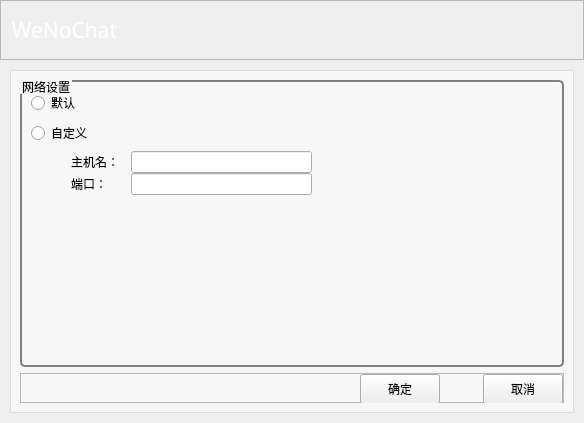
<?xml version="1.0" encoding="UTF-8"?>
<ui version="4.0">
 <class>NetSet</class>
 <widget class="QWidget" name="NetSet">
  <property name="geometry">
   <rect>
    <x>0</x>
    <y>0</y>
    <width>584</width>
    <height>423</height>
   </rect>
  </property>
  <property name="windowTitle">
   <string>Form</string>
  </property>
  <property name="styleSheet">
   <string notr="true">*{
font-family: &quot;微软雅黑&quot;;
font-style:MingLiU-ExtB;
}
QFrame#frame{
border:sold 10px rgba(0,0,0);
background-image: url(:/assets/loginbackground.png);
}

QCheckBox{
background:rgba(85,170,255,0);
color:white;
}</string>
  </property>
  <layout class="QGridLayout" name="gridLayout">
   <property name="leftMargin">
    <number>0</number>
   </property>
   <property name="topMargin">
    <number>0</number>
   </property>
   <property name="rightMargin">
    <number>0</number>
   </property>
   <property name="bottomMargin">
    <number>0</number>
   </property>
   <property name="spacing">
    <number>0</number>
   </property>
   <item row="0" column="0">
    <widget class="QFrame" name="frame">
     <property name="enabled">
      <bool>true</bool>
     </property>
     <property name="maximumSize">
      <size>
       <width>16777215</width>
       <height>16777215</height>
      </size>
     </property>
     <property name="frameShape">
      <enum>QFrame::StyledPanel</enum>
     </property>
     <property name="frameShadow">
      <enum>QFrame::Raised</enum>
     </property>
     <layout class="QGridLayout" name="gridLayout_3">
      <property name="leftMargin">
       <number>0</number>
      </property>
      <property name="topMargin">
       <number>0</number>
      </property>
      <property name="rightMargin">
       <number>0</number>
      </property>
      <property name="bottomMargin">
       <number>0</number>
      </property>
      <property name="spacing">
       <number>0</number>
      </property>
      <item row="0" column="0">
       <widget class="QFrame" name="titleFrame">
        <property name="maximumSize">
         <size>
          <width>16777215</width>
          <height>60</height>
         </size>
        </property>
        <property name="frameShape">
         <enum>QFrame::StyledPanel</enum>
        </property>
        <property name="frameShadow">
         <enum>QFrame::Raised</enum>
        </property>
        <layout class="QHBoxLayout" name="horizontalLayout_2">
         <property name="spacing">
          <number>0</number>
         </property>
         <property name="leftMargin">
          <number>0</number>
         </property>
         <property name="topMargin">
          <number>0</number>
         </property>
         <property name="rightMargin">
          <number>0</number>
         </property>
         <property name="bottomMargin">
          <number>0</number>
         </property>
         <item>
          <widget class="QLabel" name="label">
           <property name="maximumSize">
            <size>
             <width>16777215</width>
             <height>60</height>
            </size>
           </property>
           <property name="font">
            <font>
             <family>微软雅黑</family>
             <pointsize>16</pointsize>
            </font>
           </property>
           <property name="styleSheet">
            <string notr="true">color: rgb(255, 255, 255);
font-size: 16pt;</string>
           </property>
           <property name="text">
            <string extracomment="无功能label，可以换成其他字或者图片">  WeNoChat</string>
           </property>
          </widget>
         </item>
         <item>
          <layout class="QVBoxLayout" name="verticalLayout_2">
           <property name="spacing">
            <number>0</number>
           </property>
           <item>
            <layout class="QHBoxLayout" name="horizontalLayout_3">
             <property name="spacing">
              <number>0</number>
             </property>
             <property name="sizeConstraint">
              <enum>QLayout::SetDefaultConstraint</enum>
             </property>
             <item>
              <spacer name="horizontalSpacer_4">
               <property name="orientation">
                <enum>Qt::Horizontal</enum>
               </property>
               <property name="sizeHint" stdset="0">
                <size>
                 <width>40</width>
                 <height>20</height>
                </size>
               </property>
              </spacer>
             </item>
             <item>
              <widget class="QPushButton" name="hideButton">
               <property name="minimumSize">
                <size>
                 <width>40</width>
                 <height>40</height>
                </size>
               </property>
               <property name="styleSheet">
                <string notr="true">QPushButton{
background: rgba(255, 255, 255, 0);
color:rgb(220, 220, 220);
border-style:outset;
border-radius:10px;
font-style:MingLiU-ExtB;
}
QPushButton:hover{
background: rgba(212, 212, 212, 100);
border-style:inset;
}
QPushButton:pressed{
background: rgba(212, 212, 212, 255);
border-style:inset;
}
</string>
               </property>
               <property name="text">
                <string/>
               </property>
               <property name="icon">
                <iconset resource="../uires.qrc">
                 <normaloff>:/assets/minimize.png</normaloff>:/assets/minimize.png</iconset>
               </property>
              </widget>
             </item>
             <item>
              <widget class="QPushButton" name="closeButton">
               <property name="enabled">
                <bool>true</bool>
               </property>
               <property name="minimumSize">
                <size>
                 <width>40</width>
                 <height>40</height>
                </size>
               </property>
               <property name="maximumSize">
                <size>
                 <width>16777215</width>
                 <height>16777215</height>
                </size>
               </property>
               <property name="styleSheet">
                <string notr="true">QPushButton{
background: rgba(255, 255, 255, 0);
color:rgb(220, 220, 220);
border-style:outset;
border-radius:10px;
font-style:MingLiU-ExtB;
}
QPushButton:hover{
background: rgba(255, 0, 0, 100);
border-style:inset;
}
QPushButton:pressed{
background: rgba(255, 0, 0, 255);
border-style:inset;
}
</string>
               </property>
               <property name="text">
                <string/>
               </property>
               <property name="icon">
                <iconset resource="../uires.qrc">
                 <normaloff>:/assets/cross.png</normaloff>:/assets/cross.png</iconset>
               </property>
              </widget>
             </item>
            </layout>
           </item>
           <item>
            <spacer name="verticalSpacer_4">
             <property name="orientation">
              <enum>Qt::Vertical</enum>
             </property>
             <property name="sizeType">
              <enum>QSizePolicy::Expanding</enum>
             </property>
             <property name="sizeHint" stdset="0">
              <size>
               <width>20</width>
               <height>20</height>
              </size>
             </property>
            </spacer>
           </item>
          </layout>
         </item>
        </layout>
       </widget>
      </item>
      <item row="1" column="0">
       <layout class="QGridLayout" name="gridLayout_2">
        <property name="leftMargin">
         <number>10</number>
        </property>
        <property name="topMargin">
         <number>10</number>
        </property>
        <property name="rightMargin">
         <number>10</number>
        </property>
        <property name="bottomMargin">
         <number>10</number>
        </property>
        <item row="0" column="0">
         <widget class="QFrame" name="settingFrame">
          <property name="minimumSize">
           <size>
            <width>0</width>
            <height>0</height>
           </size>
          </property>
          <property name="maximumSize">
           <size>
            <width>16777215</width>
            <height>16777215</height>
           </size>
          </property>
          <property name="styleSheet">
           <string notr="true">QFrame#settingFrame{
background-color: rgba(255, 255, 255, 130);
}
QGroupBox {
border: 2px solid gray;
border-radius: 5px;
margin-top:2ex
}
QGroupBox::title{
subcontrol-origin: margin;
subcontrol-position: top left;
left: 3ex;   
}
</string>
          </property>
          <property name="frameShape">
           <enum>QFrame::StyledPanel</enum>
          </property>
          <property name="frameShadow">
           <enum>QFrame::Raised</enum>
          </property>
          <layout class="QVBoxLayout" name="verticalLayout">
           <item>
            <widget class="QGroupBox" name="groupBox">
             <property name="styleSheet">
              <string notr="true"/>
             </property>
             <property name="title">
              <string>网络设置</string>
             </property>
             <layout class="QVBoxLayout" name="verticalLayout_5">
              <item>
               <layout class="QVBoxLayout" name="verticalLayout_4">
                <item>
                 <widget class="QRadioButton" name="radioButton">
                  <property name="text">
                   <string>默认</string>
                  </property>
                 </widget>
                </item>
                <item>
                 <widget class="QRadioButton" name="radioButton_2">
                  <property name="text">
                   <string>自定义</string>
                  </property>
                 </widget>
                </item>
                <item>
                 <layout class="QHBoxLayout" name="horizontalLayout_6">
                  <property name="spacing">
                   <number>0</number>
                  </property>
                  <item>
                   <spacer name="horizontalSpacer">
                    <property name="orientation">
                     <enum>Qt::Horizontal</enum>
                    </property>
                    <property name="sizeType">
                     <enum>QSizePolicy::Fixed</enum>
                    </property>
                    <property name="sizeHint" stdset="0">
                     <size>
                      <width>40</width>
                      <height>20</height>
                     </size>
                    </property>
                   </spacer>
                  </item>
                  <item>
                   <layout class="QVBoxLayout" name="verticalLayout_3">
                    <item>
                     <layout class="QHBoxLayout" name="horizontalLayout">
                      <item>
                       <widget class="QLabel" name="label_2">
                        <property name="minimumSize">
                         <size>
                          <width>60</width>
                          <height>0</height>
                         </size>
                        </property>
                        <property name="text">
                         <string>主机名：</string>
                        </property>
                       </widget>
                      </item>
                      <item>
                       <widget class="QLineEdit" name="hostNameEdit"/>
                      </item>
                     </layout>
                    </item>
                    <item>
                     <layout class="QHBoxLayout" name="horizontalLayout_5">
                      <item>
                       <widget class="QLabel" name="label_3">
                        <property name="minimumSize">
                         <size>
                          <width>60</width>
                          <height>0</height>
                         </size>
                        </property>
                        <property name="text">
                         <string>端口：</string>
                        </property>
                       </widget>
                      </item>
                      <item>
                       <widget class="QLineEdit" name="portEdit"/>
                      </item>
                     </layout>
                    </item>
                   </layout>
                  </item>
                  <item>
                   <spacer name="horizontalSpacer_2">
                    <property name="orientation">
                     <enum>Qt::Horizontal</enum>
                    </property>
                    <property name="sizeHint" stdset="0">
                     <size>
                      <width>40</width>
                      <height>20</height>
                     </size>
                    </property>
                   </spacer>
                  </item>
                 </layout>
                </item>
               </layout>
              </item>
              <item>
               <spacer name="verticalSpacer">
                <property name="orientation">
                 <enum>Qt::Vertical</enum>
                </property>
                <property name="sizeHint" stdset="0">
                 <size>
                  <width>20</width>
                  <height>40</height>
                 </size>
                </property>
               </spacer>
              </item>
             </layout>
             <zorder>layoutWidget</zorder>
             <zorder>layoutWidget</zorder>
             <zorder>radioButton</zorder>
             <zorder>radioButton_2</zorder>
             <zorder>horizontalSpacer</zorder>
             <zorder>verticalSpacer</zorder>
            </widget>
           </item>
           <item>
            <widget class="QFrame" name="buttonsFrame">
             <property name="maximumSize">
              <size>
               <width>16777215</width>
               <height>30</height>
              </size>
             </property>
             <property name="frameShape">
              <enum>QFrame::StyledPanel</enum>
             </property>
             <property name="frameShadow">
              <enum>QFrame::Raised</enum>
             </property>
             <layout class="QHBoxLayout" name="horizontalLayout_4">
              <property name="spacing">
               <number>43</number>
              </property>
              <property name="leftMargin">
               <number>0</number>
              </property>
              <property name="topMargin">
               <number>0</number>
              </property>
              <property name="rightMargin">
               <number>0</number>
              </property>
              <property name="bottomMargin">
               <number>0</number>
              </property>
              <item>
               <spacer name="horizontalSpacer_5">
                <property name="orientation">
                 <enum>Qt::Horizontal</enum>
                </property>
                <property name="sizeHint" stdset="0">
                 <size>
                  <width>40</width>
                  <height>20</height>
                 </size>
                </property>
               </spacer>
              </item>
              <item>
               <widget class="QPushButton" name="okButton">
                <property name="minimumSize">
                 <size>
                  <width>80</width>
                  <height>30</height>
                 </size>
                </property>
                <property name="styleSheet">
                 <string notr="true"/>
                </property>
                <property name="text">
                 <string>确定</string>
                </property>
               </widget>
              </item>
              <item>
               <widget class="QPushButton" name="cancelButton">
                <property name="minimumSize">
                 <size>
                  <width>80</width>
                  <height>30</height>
                 </size>
                </property>
                <property name="text">
                 <string>取消</string>
                </property>
               </widget>
              </item>
             </layout>
            </widget>
           </item>
          </layout>
         </widget>
        </item>
       </layout>
      </item>
     </layout>
    </widget>
   </item>
  </layout>
 </widget>
 <resources>
  <include location="../uires.qrc"/>
 </resources>
 <connections/>
</ui>
